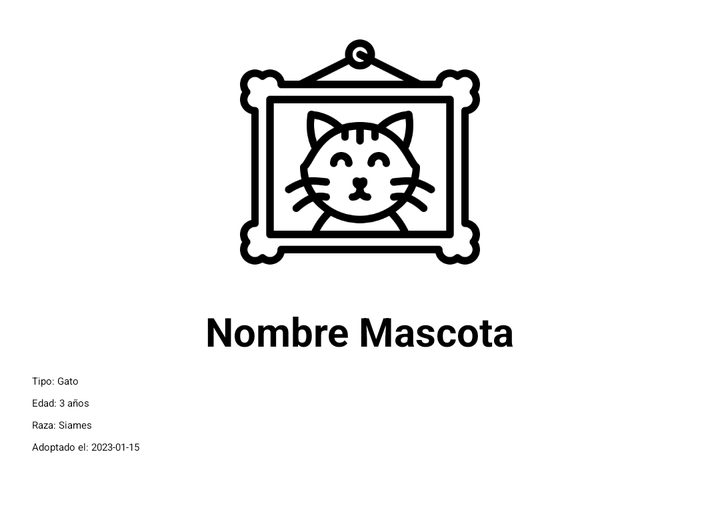
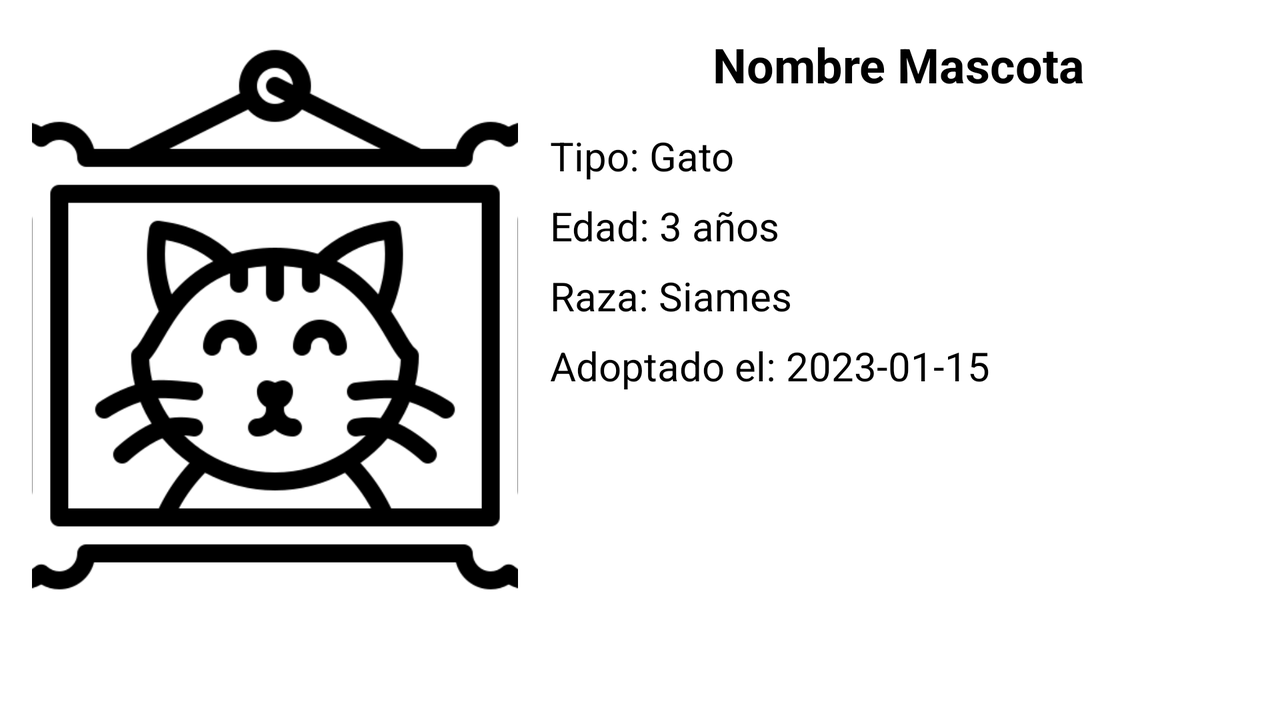

Two renders of one Android screen. The first uses the default layout on a phone; the second uses the alternative layout the repository ships for a different screen configuration, on a matching device. The two XML files are below.
<!-- AndroidManifest.xml: application theme Theme.Pawss -->
<!-- res/layout/dialog_pet_details.xml -->
<?xml version="1.0" encoding="utf-8"?>
<LinearLayout xmlns:android="http://schemas.android.com/apk/res/android"
    android:layout_width="match_parent"
    android:layout_height="wrap_content"
    android:orientation="vertical"
    android:padding="16dp">

    <ImageView
        android:id="@+id/ivPetPhoto"
        android:layout_width="120dp"
        android:layout_height="120dp"
        android:layout_gravity="center_horizontal"
        android:scaleType="centerCrop"
        android:src="@drawable/photoframe"/>

    <TextView
        android:id="@+id/tvPetName"
        android:layout_width="wrap_content"
        android:layout_height="wrap_content"
        android:layout_gravity="center_horizontal"
        android:layout_marginTop="16dp"
        android:text="Nombre Mascota"
        android:textSize="20sp"
        android:textStyle="bold"/>

    <TextView
        android:id="@+id/tvPetType"
        android:layout_width="wrap_content"
        android:layout_height="wrap_content"
        android:layout_marginTop="8dp"
        android:text="Tipo: Gato"/>

    <TextView
        android:id="@+id/tvPetAge"
        android:layout_width="wrap_content"
        android:layout_height="wrap_content"
        android:layout_marginTop="4dp"
        android:text="Edad: 3 años"/>

    <TextView
        android:id="@+id/tvPetBreed"
        android:layout_width="wrap_content"
        android:layout_height="wrap_content"
        android:layout_marginTop="4dp"
        android:text="Raza: Siames"/>

    <TextView
        android:id="@+id/tvAdoptionDate"
        android:layout_width="wrap_content"
        android:layout_height="wrap_content"
        android:layout_marginTop="4dp"
        android:text="Adoptado el: 2023-01-15"/>

    <Button
        android:id="@+id/btnVaccines"
        android:layout_width="match_parent"
        android:layout_height="wrap_content"
        android:layout_marginTop="16dp"
        android:text="Ver Cartilla de Vacunación"
        android:backgroundTint="?attr/colorPrimary"
        android:textColor="@android:color/white"/>
</LinearLayout>
<!-- resources referenced by this layout -->
<resources>
  <!-- drawable photoframe: png bitmap (drawable, 21356 bytes) -->
</resources>
<!-- res/layout-land/dialog_pet_details.xml (the repository's variant of the layout above) -->
<!-- drawn on the phone turned sideways -->
<LinearLayout
    xmlns:android="http://schemas.android.com/apk/res/android"
    android:layout_width="match_parent"
    android:layout_height="match_parent"
    android:orientation="vertical"
    android:padding="16dp">

    
    <LinearLayout
        android:layout_width="match_parent"
        android:layout_height="0dp"
        android:layout_weight="1"
        android:orientation="horizontal"
        android:baselineAligned="false">

        
        <FrameLayout
            android:layout_width="0dp"
            android:layout_height="match_parent"
            android:layout_weight="0.4"
            android:gravity="center">

            <ImageView
                android:id="@+id/ivPetPhoto"
                android:layout_width="match_parent"
                android:layout_height="match_parent"
                android:adjustViewBounds="true"
                android:scaleType="centerCrop"
                android:src="@drawable/photoframe"
                android:maxWidth="400dp"
                android:maxHeight="400dp"/>

        </FrameLayout>

        
        <ScrollView
            android:layout_width="0dp"
            android:layout_height="match_parent"
            android:layout_weight="0.6"
            android:paddingLeft="16dp"
            android:fillViewport="true">

            <LinearLayout
                android:layout_width="match_parent"
                android:layout_height="wrap_content"
                android:orientation="vertical">

                <TextView
                    android:id="@+id/tvPetName"
                    android:layout_width="match_parent"
                    android:layout_height="wrap_content"
                    android:text="Nombre Mascota"
                    android:textSize="24sp"
                    android:textStyle="bold"
                    android:gravity="center"
                    android:layout_marginBottom="16dp"/>

                <TextView
                    android:id="@+id/tvPetType"
                    android:layout_width="match_parent"
                    android:layout_height="wrap_content"
                    android:text="Tipo: Gato"
                    android:textSize="20sp"
                    android:layout_marginBottom="8dp"/>

                <TextView
                    android:id="@+id/tvPetAge"
                    android:layout_width="match_parent"
                    android:layout_height="wrap_content"
                    android:text="Edad: 3 años"
                    android:textSize="20sp"
                    android:layout_marginBottom="8dp"/>

                <TextView
                    android:id="@+id/tvPetBreed"
                    android:layout_width="match_parent"
                    android:layout_height="wrap_content"
                    android:text="Raza: Siames"
                    android:textSize="20sp"
                    android:layout_marginBottom="8dp"/>

                <TextView
                    android:id="@+id/tvAdoptionDate"
                    android:layout_width="match_parent"
                    android:layout_height="wrap_content"
                    android:text="Adoptado el: 2023-01-15"
                    android:textSize="20sp"
                    android:layout_marginBottom="16dp"/>

                
                <Space
                    android:layout_width="match_parent"
                    android:layout_height="0dp"
                    android:layout_weight="1"/>

            </LinearLayout>
        </ScrollView>
    </LinearLayout>

    
    <LinearLayout
        android:layout_width="match_parent"
        android:layout_height="wrap_content"
        android:orientation="vertical"
        android:paddingTop="16dp">

        <Button
            android:id="@+id/btnVaccines"
            android:layout_width="match_parent"
            android:layout_height="wrap_content"
            android:text="Ver Cartilla de Vacunación"
            android:textSize="18sp"
            android:backgroundTint="@color/primary"
            android:textColor="@android:color/white"/>

        
    </LinearLayout>

</LinearLayout>
<!-- resources referenced by the variant -->
<!-- as the phone turned sideways resolves them -->
<resources>
  <color name="primary">#D68F5E</color>
  <!-- drawable photoframe: png bitmap (drawable, 21356 bytes) -->
</resources>
